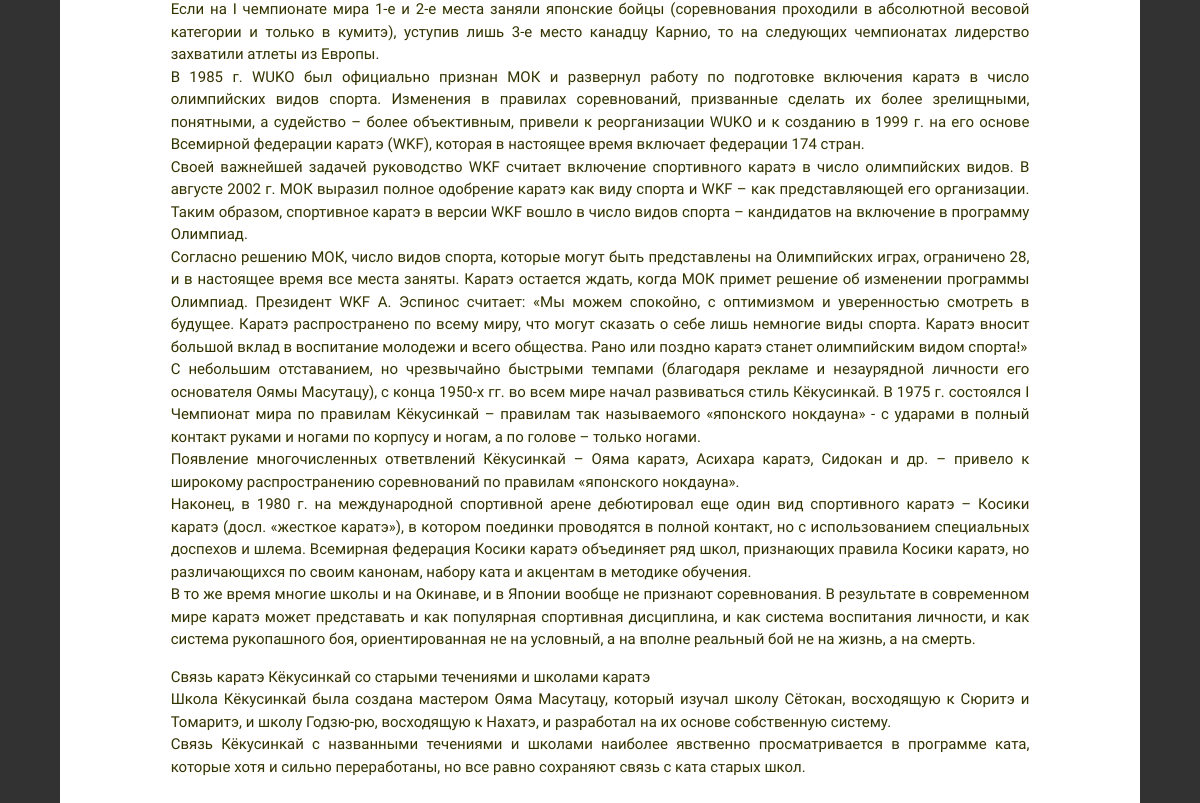
The app's page /notes/1/ (lower part), older data.
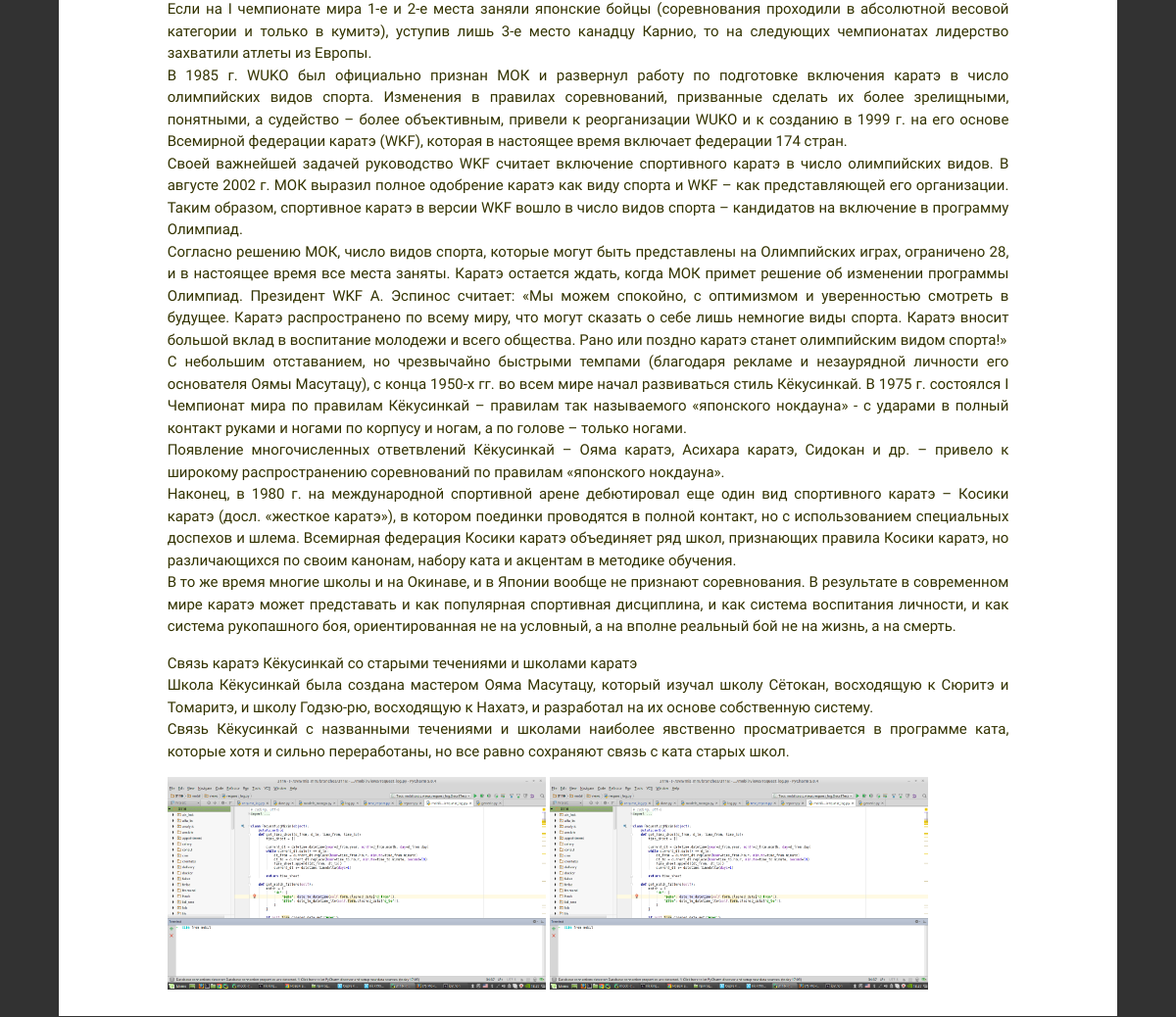
The same page, newer data.
### core/models.py (models this page shows, shortened)
class Photo(models.Model):
    title = models.CharField(max_length=100, blank=True, verbose_name='Название фотографии')
    img = models.ImageField(verbose_name='Изображение',  upload_to='photo/')
    album = models.ForeignKey(PhotoAlbum, blank=True, null=True, related_name='photos')
    tags = models.ManyToManyField(Tag, blank=True, related_name='photos')

### core/views.py (the view)
class NoteDetail(DetailView):
    model = Note
    template_name = 'core/note_detail.html'

### core/templates/core/note_detail.html (shortened to what this page needs)
{% extends 'core/base/base.html' %}
{% block content %}
    <div class="row">
        <div class="col m10 offset-m1">
        <div>{{ object.text|safe }}</div>
        {% if note.photos.all %}
            {% for image in  note.photos.all %}
                <img width="45%" src="{{ image.img.url }}">
            {% endfor %}
        {% endif %}
        </div>
    </div>
{% endblock content %}

Row changes from the older to the newer data that the page shows:
added Photo: img (picture)
added Photo: img (picture)
